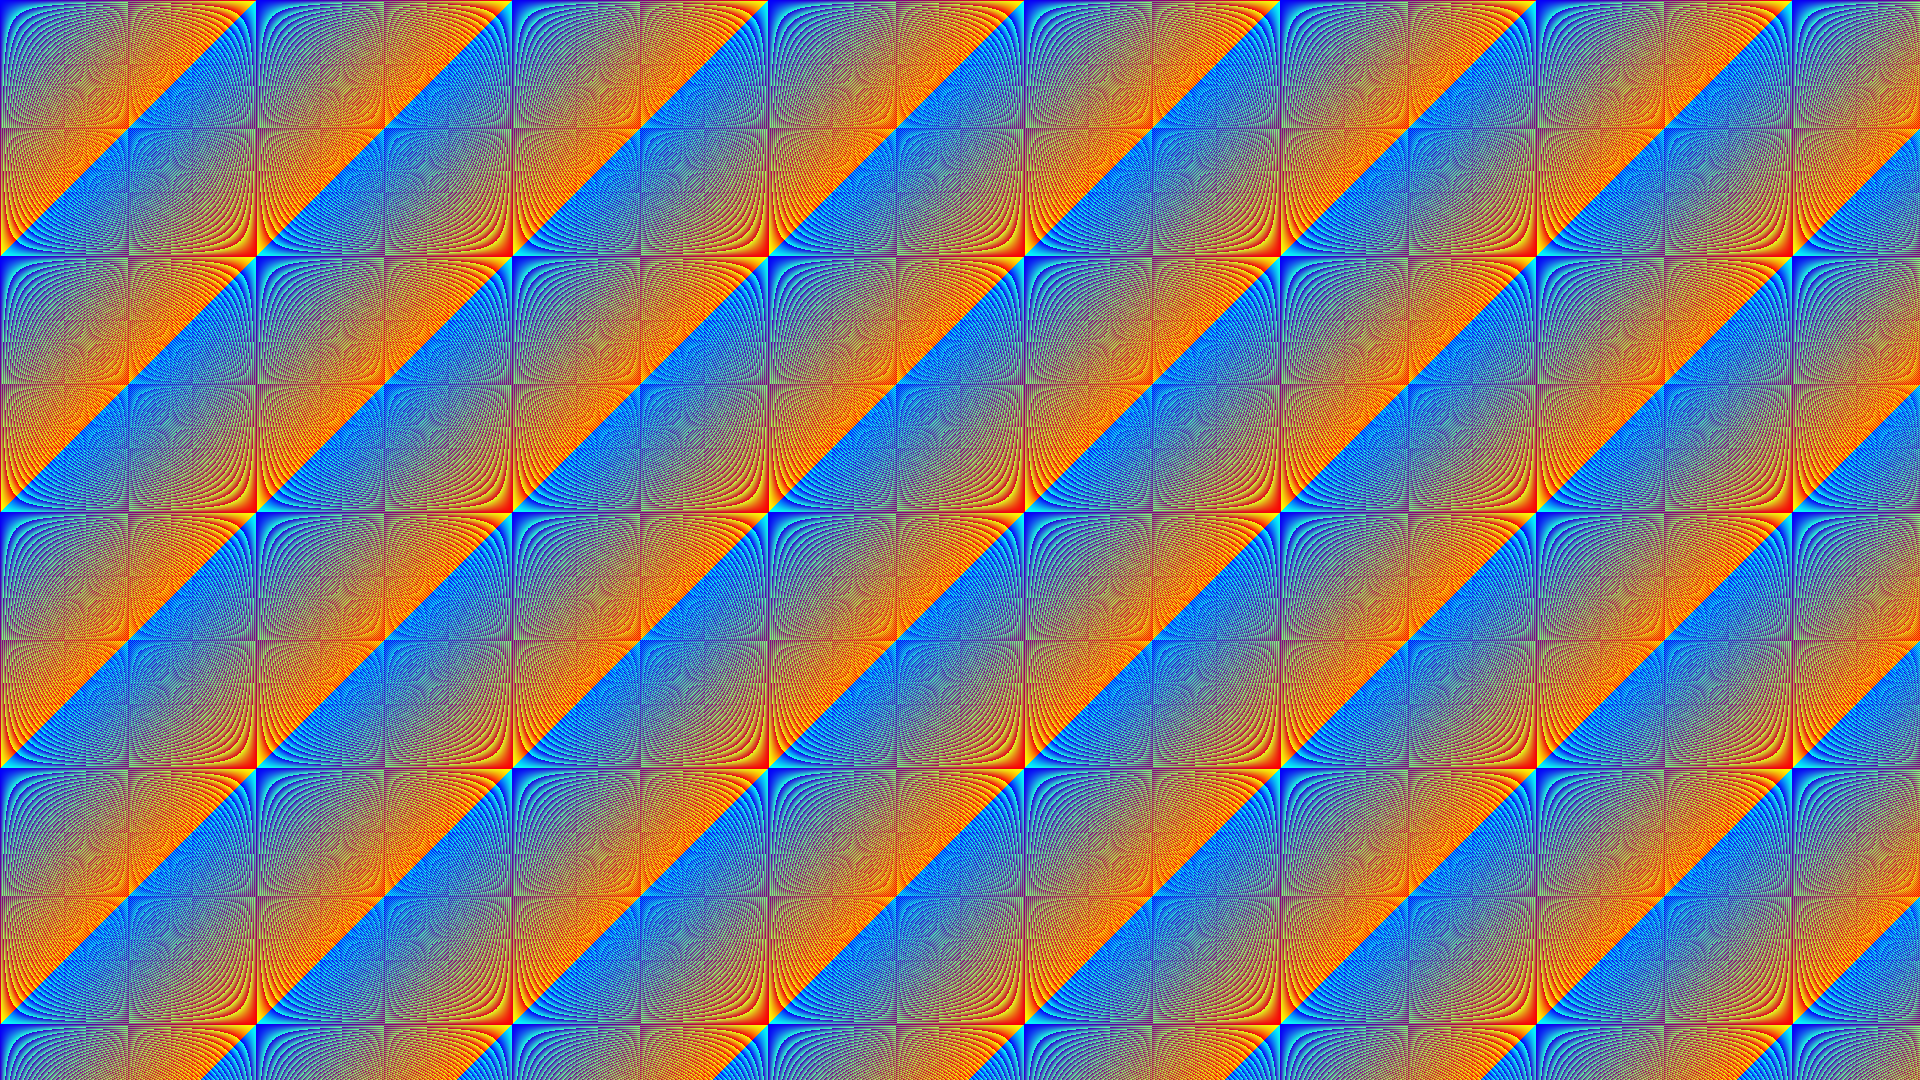

Python code for this plot:
from pathlib import Path

import numpy as np
from PIL import Image


def build_image() -> np.ndarray:
	"""Build the requested 1080-by-1920 RGB image."""
	rows, columns = 1080, 1920

	y = np.arange(rows, dtype=np.int32)[:, np.newaxis]
	x = np.arange(columns, dtype=np.int32)[np.newaxis, :]

	red = (x + y) % 256
	green = (x * y) % 256
	blue = 255 - red

	return np.stack((red, green, blue), axis=2).astype(np.uint8)


def main() -> None:
	image_array = build_image()
	output_path = Path(__file__).with_name("Q9.png")
	Image.fromarray(image_array, mode="RGB").save(output_path)

	print(f"Saved {output_path}")
	print(f"Shape: {image_array.shape}")


if __name__ == "__main__":
	main()
